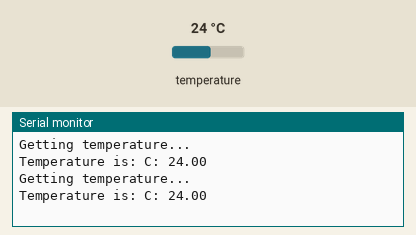
Simulated run of this sketch. Board: Arduino Uno, built with avr-gcc and run on an emulated ATmega328P. On the bench: the last lines printed to the serial monitor. Inputs (shaded band) come from the test bench; at power-on: temperature 24 °C.

Above: at 5.2 s.
5.3 s: temperature set to 12 °C
At 6.57 s:
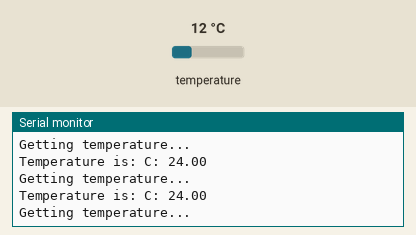
8.6 s: temperature set to 19 °C
At 10.2 s:
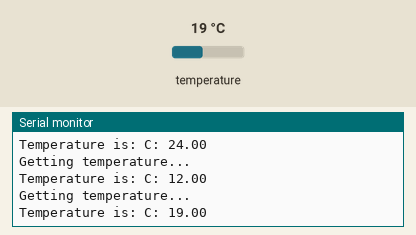
Timing chart, 0 to 11.7 s (numbered marks = the images above; inputs shaded):
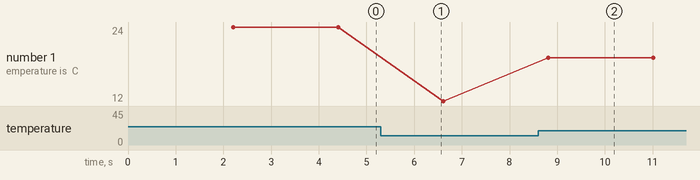

The sketch:

temp_sensor.ino
```cpp
#include <OneWire.h>
#include <DallasTemperature.h>

// Data wire is plugged into pin 3 on the Arduino
#define ONE_WIRE_BUS 3

// Setup a oneWire instance to communicate with any OneWire devices
OneWire oneWire(ONE_WIRE_BUS);

// Pass our oneWire reference to Dallas Temperature.
DallasTemperature sensors(&oneWire);

// Assign the addresses of your 1-Wire temp sensors.
// See the tutorial on how to obtain these addresses:
// http://www.hacktronics.com/Tutorials/arduino-1-wire-address-finder.html

DeviceAddress thermometer = { 0x28, 0xFF, 0x80, 0x15, 0x54, 0x14, 0x01, 0x56 };

void setup(void)
{
  // start serial port
  Serial.begin(9600);
  // Start up the library
  sensors.begin();
  // set the resolution to 10 bit (good enough?)
  sensors.setResolution(thermometer, 10);
}

void printTemperature(DeviceAddress deviceAddress)
{
  float tempC = sensors.getTempC(deviceAddress);
  if (tempC == -127.00) {
    Serial.print("Error getting temperature");
  } else {
    Serial.print("C: ");
    Serial.print(tempC);
  }
}

void loop(void)
{
  delay(2000);
  Serial.print("\nGetting temperature...\n\r");
  sensors.requestTemperatures();

  Serial.print("Temperature is: ");
  printTemperature(thermometer);
}
```

Measured:
- after the input at 8.6 s, the serial monitor: prints a new line after 0.21 s (image 2)
- plotted number 1: 24 → 12 after the input at 5.3 s, 12 → 19 after the input at 8.6 s
